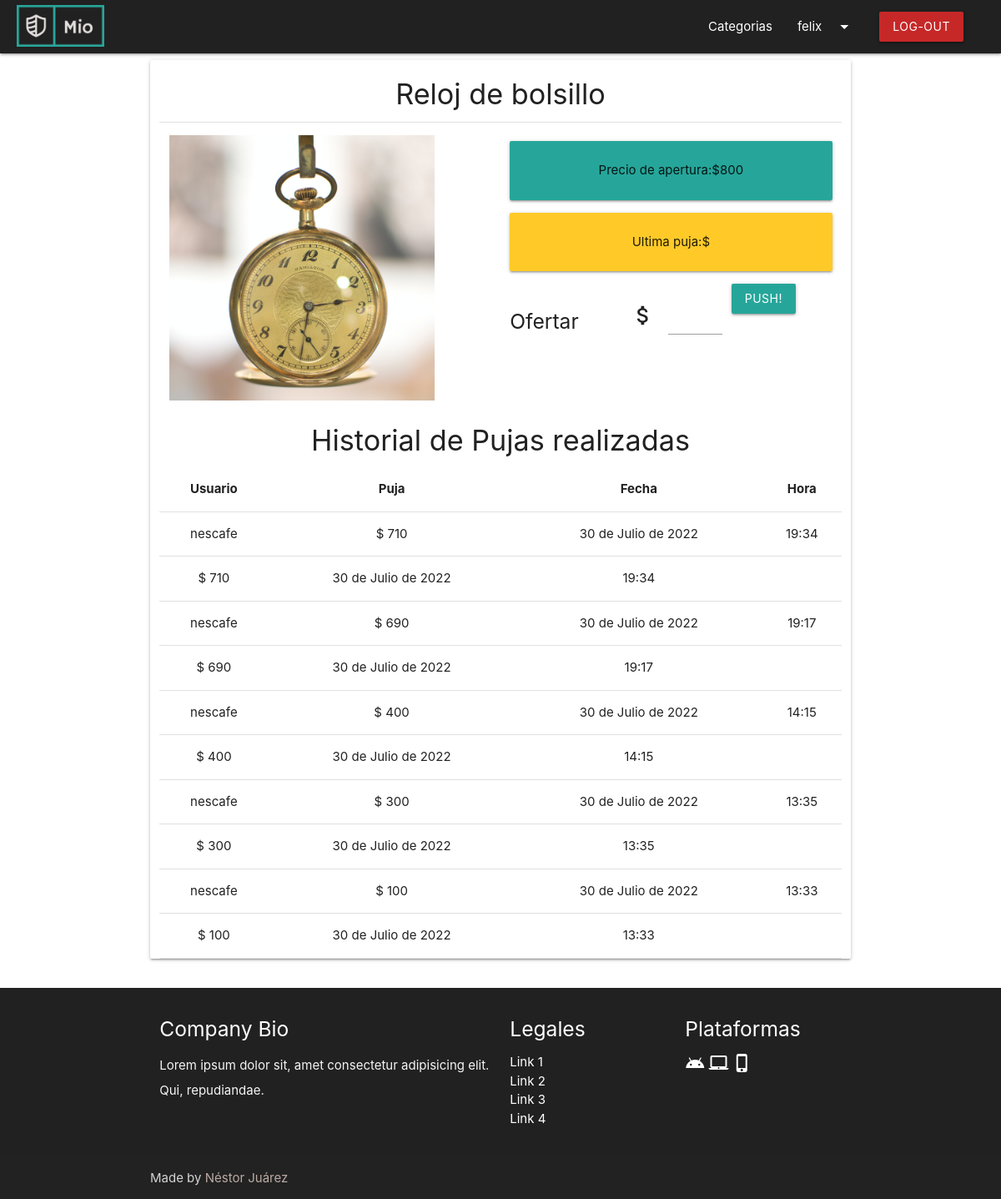
Page /subasta/8/ (signed in) on the committed database.
### subasta_app/models.py (models this page shows, shortened)
class Articulo(models.Model):
    user = models.ForeignKey(User, on_delete=models.CASCADE)
    categoria = models.ForeignKey(Categoria, on_delete=models.CASCADE)
    nombre =models.CharField( max_length=80, null=False, blank=False)
    slug = AutoSlugField(max_length=80, unique=True, populate_from="nombre")
    descripcion = models.CharField(max_length=240, null=False, blank=False)
    precio_minimo = models.IntegerField(null=True, blank=True)
    imagen =  models.ImageField(upload_to='articulos_images', null=True)

class Puja(models.Model):
    user = models.ForeignKey(User, on_delete=models.CASCADE)
    articulo = models.ForeignKey(Articulo, on_delete=models.CASCADE)
    precio = models.IntegerField(null=False, blank=False)
    fecha = models.DateField(auto_now=False)
    hora = models.TimeField(auto_now=True)

### subasta_app/views.py (the view, shortened to what this page needs)
# urls.py: path("subasta/<int:articulo_id>/", views.subasta_articulo),
@login_required()
def subasta_articulo(request,articulo_id):
    articulo_subasta = Subasta.objects.filter(articulo_id = articulo_id)
    articulo = Articulo.objects.filter(id=articulo_id)
    puja = Puja.objects.filter(articulo_id= articulo_id).order_by('-fecha','-hora').values()
    usuario = User.objects.all()
    return render(request,"./subastas_app/subasta_articulo.html",
    {
        'articulo_subasta' : articulo_subasta,
        'articulo' : articulo,
        'puja': puja,
        'usuarios': usuario,
    })

### subasta_app/templates/subastas_app/subasta_articulo.html (shortened to what this page needs)
{% extends 'subastas_app/index.html' %}
    {% block content %}
    <div class="container">
        <div class="row">
            <div class="card-panel col s12 l12">
                <div class="card-tittle center">
                    {% for item  in articulo %}
                    <h4>{{ item.nombre }}</h4>
                    {% endfor %}
                </div>
                <div class="divider"></div>
                <div class="section">
                    <div class="col s11 l5">
                        {% for item in articulo %}
                        <img class="responsive-img" height="350px" src="{{ item.imagen.url }}">
                        {% endfor %}
                    </div>
                    <div class="card-content col s12 l6 right">
                        <div class=" s10 ">
                            {% for item  in articulo %}
                            <div class="card-panel  center-align teal lighten-1 "> Precio de
                                apertura:${{item.precio_minimo }}
                            </div>
                            {% endfor %}
                            <div class="card-panel center-align amber lighten-1"> Ultima puja:${{ ultima_puja.precio }}
                            </div>
                        </div>
                        <div class="row valign-wrapper">
                            <div class="col l6">
                                <h5>Ofertar </h5>
                            </div>
                            <form action="" method="post">
                                <div class="input-field col l6">
                                    <i class=" tiny material-icons prefix ">attach_money</i>
                                    <input type="text" class="validate" id="puja" name="valor_puja" value="">
                                </div>
                                <button onclick="M.toast({html:  puja.value, classes: 'rounded'})" class="btn"
                                    type="submit">Push!</button>
                            </form>
                        </div>
                    </div>
                </div>
                <div class="section">
                    </div>
                    <h4 class=" col l12 center">Historial de Pujas realizadas</h4>
                    <table class="responsive-table centered">
                        <thead>
                            <tr>
                                <th>Usuario</th>
                                <th>Puja </th>
                                <th>Fecha</th>
                                <th>Hora</th>
                            </tr>
                        </thead>
                        <tbody>
                            {% for puja_info in  puja%}
                            {% for  usuario in usuarios %}
                            <tr>
                                {% if usuario.id == puja_info.user_id %}
                                <td>{{  usuario.username }}</td>
                                {% endif %}
                                <td>$ {{ puja_info.precio }}</td>
                                <td> {{ puja_info.fecha }}</td>
                                <td> {{ puja_info.hora }}</td>
                            </tr>
                            {% endfor %}
                            {% endfor %}
                        </tbody>
                    </table>
                </div>
            </div>
        </div>
    {% endblock %}

### subasta_app/templates/subastas_app/index.html (shortened to what this page needs)
{% load static %}
<!DOCTYPE html>
<html lang="es">
<head>
  {% block css %}
  <link rel="stylesheet" href="https://cdnjs.cloudflare.com/ajax/libs/materialize/1.0.0/css/materialize.min.css">
  <link href="{% static '/subastas_app/css/style.css'%} " type="text/css" rel="stylesheet" media="screen,projection" />
  {% endblock %}
</head>
<body>
  {% block header %}
    <nav role="navigation container">
      <div class="nav-wrapper">
        <a id="logo-container" href="/" class="brand-logo">
          <img src="{% static '/subastas_app//images/logo_small.png' %} " alt="" class="logo">
        </a>
        <ul class="right hide-on-med-and-down">
          <li><a href="/categorias/">Categorias</a></li>
          {% if user.is_authenticated %}
          <li><a class="dropdown-trigger" href="#!" data-target="dropdown1">{{request.user}}<i
                class="material-icons right">arrow_drop_down</i></a></li>
          <li><a class="waves-effect waves-light btn  red darken-3" href="/logout/">Log-out</a></li>
          {% else %}
          <li><a href="/registro/">Registro</a></li>
          <li><a class="waves-effect waves-light btn" href="/login/">Login</a></li>
          {% endif %}
        </ul>
      </div>
    </nav>
    {% endblock %}
    {% block content %}{% endblock %}
    {% block footer %}
    <footer class="page-footer grey darken-4" id="footer">
      <div class="container">
        <div class="row">
          <div class="col l6 s12">
            <h5 class="white-text">Company Bio</h5>
            <p class="grey-text text-lighten-4">Lorem ipsum dolor sit, amet consectetur adipisicing elit. Qui,
              repudiandae.</p>
          </div>
          <div class="col l3 s12">
            <h5 class="white-text">Legales</h5>
            <ul>
              <li><a class="white-text" href="#!">Link 1</a></li>
              <li><a class="white-text" href="#!">Link 2</a></li>
              <li><a class="white-text" href="#!">Link 3</a></li>
              <li><a class="white-text" href="#!">Link 4</a></li>
            </ul>
          </div>
          <div class="col l3 s12">
            <h5 class="white-text">Plataformas</h5>
            <ul>
              <li>
                <a class="material-icons white-text" href="">android</a>
                <a class="material-icons white-text" href="">laptop_mac</a>
                <a class="material-icons white-text" href="">phone_iphone</a>
              </li>
            </ul>
          </div>
        </div>
      </div>
      <div class="footer-copyright">
        <div class="container">
          Made by <a class="brown-text text-lighten-3" href="http://nestorjuarezr.github.io" target="blank">Néstor
            Juárez</a>
        </div>
      </div>
    </footer>
    {% endblock %}
</body>
</html>

### subasta_app/static/subastas_app/css/style.css (style rules this page uses)
nav { background-color: #212121; }
.logo { height: 50px; padding-left: 20px; margin-top: 6px; }
p { line-height: 2rem; }
footer.page-footer { margin: 0; }

### rows in the picture
Articulo: nombre "Reloj de bolsillo", imagen (picture), precio_minimo "800"
Puja: precio "710", fecha "30 de Julio de 2022", hora "19:34"
Puja: precio "690", fecha "30 de Julio de 2022", hora "19:17"
Puja: precio "400", fecha "30 de Julio de 2022", hora "14:15"
Puja: precio "300", fecha "30 de Julio de 2022", hora "13:35"
Puja: precio "100", fecha "30 de Julio de 2022", hora "13:33"

### other values in the picture
{{ request.user }} "felix"
{{ usuario.username }} "nescafe"
